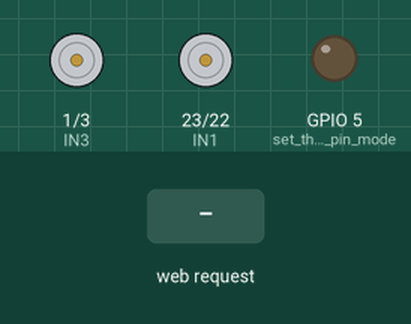
The sketch below on a simulated ESP32. Shown: motor-driver pin pairs drawn as motors (green arrow = first pin HIGH = forward, orange = second pin HIGH = backward, longer = more drive), output pins drawn as LEDs (lit = HIGH). The test bench sets the inputs (shaded band). WiFi joins after 1.5 s; servers stay silent unless stated; random numbers use the default seed unless the sketch sets one; what the sketch prints to the serial monitor is not drawn.

Above: at 2.7 s.
2.8 s: HTTP request GET /up received
At 3.2 s:
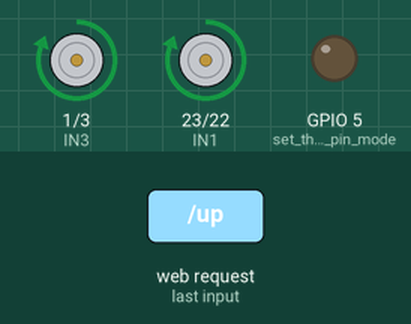
4.3 s: HTTP request GET /down received
At 5.5 s:
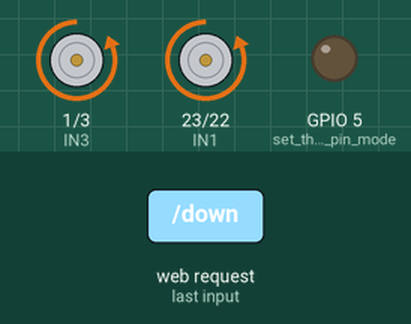
5.8 s: HTTP request GET /left received
At 6.7 s:
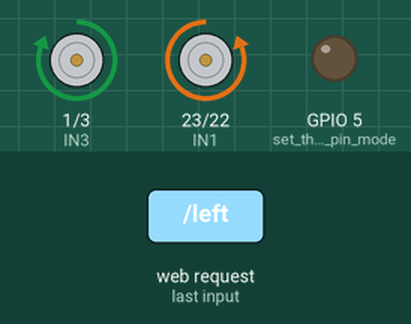
7.3 s: HTTP request GET /right received
At 7.8 s:
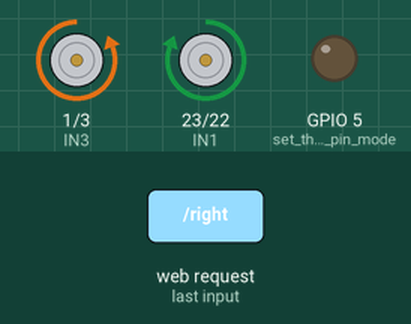
Timing chart, 0 to 9.8 s (numbered marks = the images above; inputs shaded):
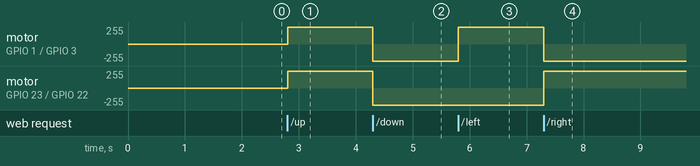

Measured:
- after the input at 2.8 s, motor on GPIO 1 (IN3) / GPIO 3 (IN4), motor on GPIO 23 (IN1) / GPIO 22 (IN2): stopped → forward 255/255 at once
- after the input at 4.3 s, motor on GPIO 1 (IN3) / GPIO 3 (IN4), motor on GPIO 23 (IN1) / GPIO 22 (IN2): forward 255/255 → backward 255/255 at once
- after the input at 5.8 s, motor on GPIO 1 (IN3) / GPIO 3 (IN4): backward 255/255 → forward 255/255 at once
- after the input at 7.3 s, motor on GPIO 1 (IN3) / GPIO 3 (IN4): forward 255/255 → backward 255/255 at once; motor on GPIO 23 (IN1) / GPIO 22 (IN2): backward 255/255 → forward 255/255 at once

The sketch:

esp32.ino
```cpp
#include <WiFi.h>
#include <ArduinoJson.h>
const char *ssid = "aryan";
const char *password = "12345678";
int IN1 = 23;
int IN2 = 22;
int IN3 = 1;
int IN4 = 3;
const int trigPin = 21;
const int echoPin = 19;

WiFiServer server(80);

int mytime_ud = 200;
int mytime_rl = 70;


#define SOUND_SPEED 0.034
#define CM_TO_INCH 0.393701

long duration;
float distanceCm;
float distanceInch;

float calculateDistance() {
  digitalWrite(trigPin, LOW);
  delayMicroseconds(2);
  digitalWrite(trigPin, HIGH);
  delayMicroseconds(10);
  digitalWrite(trigPin, LOW);
  duration = pulseIn(echoPin, HIGH);
  distanceCm = duration * SOUND_SPEED / 2;
  distanceInch = distanceCm * CM_TO_INCH;
  Serial.print("Distance (cm): ");
  Serial.println(distanceCm);

  return distanceCm;
}

void forward() {
  digitalWrite(IN1, HIGH);
  digitalWrite(IN2, LOW);
  digitalWrite(IN3, HIGH);
  digitalWrite(IN4, LOW);
}

void backward() {
  digitalWrite(IN1, LOW);
  digitalWrite(IN2, HIGH);
  digitalWrite(IN3, LOW);
  digitalWrite(IN4, HIGH);
}

void left() {
  digitalWrite(IN1, LOW);
  digitalWrite(IN2, HIGH);
  digitalWrite(IN3, HIGH);
  digitalWrite(IN4, LOW);
}

void right() {
  digitalWrite(IN1, HIGH);
  digitalWrite(IN2, LOW);
  digitalWrite(IN3, LOW);
  digitalWrite(IN4, HIGH);
}

void forwardForTime(int time) {
  forward();    // Move forward
  delay(time);  // Wait for the specified time
  stop();       // Stop moving
}

void backwardForTime(int time) {
  backward();
  delay(time);
  stop();
}

void leftForTime(int time) {
  left();
  delay(time);
  stop();
}

void rightForTime(int time) {
  right();
  delay(time);
  stop();
}

void stop() {
  digitalWrite(IN1, LOW);
  digitalWrite(IN2, LOW);
  digitalWrite(IN3, LOW);
  digitalWrite(IN4, LOW);
}

void avoidCollision() {
  float distance = calculateDistance();  // Get distance from obstacle

  // If the distance is less than 20 cm, stop and turn left
  if (distance < 20) {
    backwardForTime(500);
    int randNum = random(0, 2);  // Generate a random number between 0 and 1

    if (randNum == 0) {
      leftForTime(200);  // Turn left for 1 second
    } else {
      rightForTime(200);  // Turn right for 1 second
    }
    forward();
  }
}


bool pose = false;

void setup() {
  Serial.begin(115200);
  pinMode(IN1, OUTPUT);
  pinMode(IN2, OUTPUT);
  pinMode(IN3, OUTPUT);
  pinMode(IN4, OUTPUT);
  pinMode(5, OUTPUT);  // set the LED pin mode
  pinMode(trigPin, OUTPUT);
  pinMode(echoPin, INPUT);


  // We start by connecting to a WiFi network

  Serial.println();
  Serial.println();
  Serial.print("Connecting to ");
  Serial.println(ssid);

  WiFi.begin(ssid, password);

  while (WiFi.status() != WL_CONNECTED) {
    delay(500);
    Serial.print(".");
  }

  Serial.println("");
  Serial.println("WiFi connected.");
  Serial.println("IP address: ");
  Serial.println(WiFi.localIP());

  server.begin();
}

void loop() {
    if(pose == true)
        avoidCollision();

  WiFiClient client = server.available();  // listen for incoming clients

  if (client) {                     // if you get a client,
    Serial.println("New Client.");  // print a message out the serial port
    String currentLine = "";        // make a String to hold incoming data from the client


    while (client.connected()) {  // loop while the client's connected


      if (client.available()) {  // if there's bytes to read from the client,
        char c = client.read();  // read a byte, then
        Serial.write(c);         // print it out the serial monitor
        if (c == '\n') {         // if the byte is a newline character
          // if the current line is blank, you got two newline characters in a row.
          // that's the end of the client HTTP request, so send a response:
          if (currentLine.length() == 0) {
            // HTTP headers always start with a response code (e.g. HTTP/1.1 200 OK)
            // and a content-type so the client knows what's coming, then a blank line:
            client.println("HTTP/1.1 200 OK");
            client.println("Content-type:text/html");
            client.println();

            // the content of the HTTP response follows the header:

            client.print("<h1>Click <a href=\"/up\">up</a> .<br>");
            client.print("Click <a href=\"/down\">down</a> <br>");
            client.print("Click <a href=\"/right\">right</a>  <br>");
            client.print("Click <a href=\"/left\">left</a> <br>");
            client.print("Click <a href=\"/stop\">stop</a>  <br>");
            client.print("Click <a href=\"/ft\">forward time</a>  <br>");
            client.print("Click <a href=\"/bt\">backward time</a>  <br>");
            client.print("Click <a href=\"/rt\">right time</a>  <br>");
            client.print("Click <a href=\"/lt\">left time</a>  <br>");


            // The HTTP response ends with another blank line:
            client.println();
            // break out of the while loop:
            break;
          } else {  // if you got a newline, then clear currentLine:
            currentLine = "";
          }
        } else if (c != '\r') {  // if you got anything else but a carriage return character,
          currentLine += c;      // add it to the end of the currentLine
        }

        // Check to see if the client request was "GET /H" or "GET /L":
        if (currentLine.endsWith("GET /up")) {
          forward();
        } else if (currentLine.endsWith("GET /down")) {
          backward();
        } else if (currentLine.endsWith("GET /left")) {
          left();
        } else if (currentLine.endsWith("GET /right")) {
          right();
        } else if (currentLine.endsWith("GET /stop")) {
          stop();
        } else if (currentLine.endsWith("GET /rt")) {
          rightForTime(mytime_rl);
        } else if (currentLine.endsWith("GET /lt")) {
          leftForTime(mytime_rl);
        } else if (currentLine.endsWith("GET /ft")) {
          forwardForTime(mytime_ud);
        } else if (currentLine.endsWith("GET /pose")) {
          if(pose == true ){
            pose = false;
          }
          else{
            pose = true;
          }
        }  else if (currentLine.endsWith("GET /bt")) {
          backwardForTime(mytime_ud);
          // }else if (currentLine.endsWith("GET /distance")) {
          //   float distance = calculateDistance();
          //   client.println("HTTP/1.1 200 OK");
          //   client.println("Content-Type: text/html");
          //   client.println();
          //   client.print("Distance (cm): ");
          //   client.println(distance);
          // }
        } else if (currentLine.endsWith("GET /distance")) {
            distanceCm = calculateDistance();
            client.print(distanceCm);
        }
      }
    }

    // close the connection:
    client.stop();
    Serial.println("Client Disconnected.");
  }
}
```
